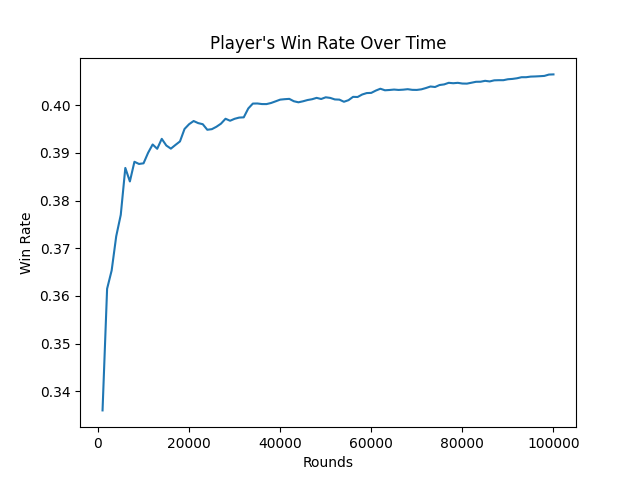

Python code for this plot:
import random
from collections import defaultdict
import matplotlib.pyplot as plt


class Deck:
    def __init__(self):                         #10   J   Q   K
        self.cards = [1, 2, 3, 4, 5, 6, 7, 8, 9, 10, 10, 10, 10] * 4
        self.shuffle()

    def shuffle(self):
        random.shuffle(self.cards)

    def draw_card(self):
        if len(self.cards) == 0:
            self.reset_deck()
        return self.cards.pop()

    def reset_deck(self):                       #10   J   Q   K
        self.cards = [1, 2, 3, 4, 5, 6, 7, 8, 9, 10, 10, 10, 10] * 4
        self.shuffle()


class Hand:
    def __init__(self):
        self.cards = []

    def add_card(self, card):
        self.cards.append(card)

    def get_total(self):
        total = sum(self.cards)
        if 1 in self.cards and total + 10 <= 21:
            return total + 10, True
        return total, False

    def is_bust(self):
        total, _ = self.get_total()
        return total > 21

    def reset(self):
        self.cards = []


class BlackjackGame:
    def __init__(self):
        self.deck = Deck()
        self.player_hand = Hand()
        self.dealer_hand = Hand()

    def deal_initial_cards(self):
        self.player_hand.add_card(self.deck.draw_card())
        self.player_hand.add_card(self.deck.draw_card())
        self.dealer_hand.add_card(self.deck.draw_card())
        self.dealer_hand.add_card(self.deck.draw_card())

    def get_state(self):
        player_total, usable_ace = self.player_hand.get_total()
        dealer_visible_card = self.dealer_hand.cards[0]
        return player_total, dealer_visible_card, usable_ace

    def player_action(self, action):
        if action == 1:
            self.player_hand.add_card(self.deck.draw_card())
            if self.player_hand.is_bust():
                return -1  # Player busts
        return 0  # Game continues

    def dealer_policy(self):
        total, _ = self.dealer_hand.get_total()
        while total < 17:
            self.dealer_hand.add_card(self.deck.draw_card())
            total, _ = self.dealer_hand.get_total()
        return total

    def play_round(self, player_policy):
        self.deal_initial_cards()
        episode = []

        while True:
            state = self.get_state()
            action = player_policy(state)
            episode.append((state, action))
            result = self.player_action(action)
            if result == -1:
                return -1, episode  # Player busts
            if action == 0:
                break

        dealer_total = self.dealer_policy()
        player_total, _ = self.player_hand.get_total()

        if dealer_total > 21 or player_total > dealer_total:
            return 1, episode  # Player wins
        elif player_total == dealer_total:
            return 0, episode  # Draw
        else:
            return -1, episode  # Dealer wins

    def reset(self):
        self.player_hand.reset()
        self.dealer_hand.reset()
        self.deck.reset_deck()


class MonteCarloAgent:
    def __init__(self):
        # Q[state][action]: A dictionary that stores the Q-values for state-action pairs
        self.Q = {}  # Q-values for each state and action
        self.returns = {}  # To keep track of all returns for each (state, action) pair
        self.policy = {}  # Policy that decides the action for each state

    def choose_action(self, state):
        # Epsilon-greedy strategy: choose a random action with a probability of epsilon
        epsilon = 0.1   # 10% chance to choose random action
        if random.uniform(0, 1) < epsilon:
            # Explore: randomly choose either action 0 (stick) or action 1 (hit)
            return random.choice([0, 1])
        else:
            # Exploit: choose the best action based on current Q-values
            if state in self.Q:
                if self.Q[state][0] >= self.Q[state][1]:
                    return 0  # Stick
                else:
                    return 1  # Hit
            else:
                # If this state has never been seen, default to hitting
                return 1

    def update_policy(self, state):
        # Update the policy for a given state based on the Q-values
        if state in self.Q:
            if self.Q[state][0] >= self.Q[state][1]:
                self.policy[state] = 0  # Stick
            else:
                self.policy[state] = 1  # Hit
        else:
            self.policy[state] = 1  # Default to hitting if the state is unseen

    def update_Q(self, episode, reward):
        # Update the Q-values based on the episode and final reward
        G = reward  # The final reward from the game
        for state, action in episode:
            # Initialize returns for the (state, action) pair if not already present
            if (state, action) not in self.returns:
                self.returns[(state, action)] = []

            # Append the final reward to the returns for this (state, action)
            self.returns[(state, action)].append(G)

            # Calculate the average return for this (state, action)
            total_return = sum(self.returns[(state, action)])  # Sum of all returns
            average_return = total_return / len(self.returns[(state, action)])  # Average return

            # Update the Q-value for this (state, action)
            if state not in self.Q:
                self.Q[state] = [0, 0]  # Initialize Q-values if the state is not present
            self.Q[state][action] = average_return

            # Update the policy based on the new Q-values
            self.update_policy(state)


if __name__ == "__main__":
    game = BlackjackGame()
    agent = MonteCarloAgent()
    rounds = 100000

    player_wins, dealer_wins, draws = 0, 0, 0
    win_rate_history = []

    for i in range(rounds):
        result, episode = game.play_round(agent.choose_action)
        if result == 1:
            player_wins += 1
        elif result == -1:
            dealer_wins += 1
        else:
            draws += 1

        agent.update_Q(episode, result)
        game.reset()

        # Record the win rate every 1000 rounds
        if (i + 1) % 1000 == 0:
            win_rate = player_wins / (i + 1)
            win_rate_history.append(win_rate)

    # Plot the win rate over time
    plt.plot(range(1000, rounds + 1, 1000), win_rate_history)
    plt.xlabel("Rounds")
    plt.ylabel("Win Rate")
    plt.title("Player's Win Rate Over Time")
    plt.show()

    print(f"Results after {rounds} rounds:")
    print(f"Player Wins: {player_wins}")
    print(f"Dealer Wins: {dealer_wins}")
    print(f"Draws: {draws}")
